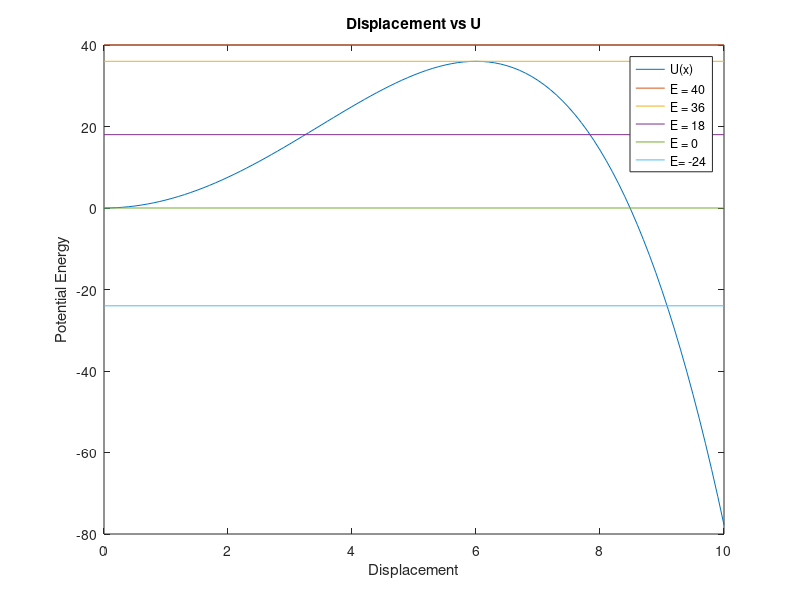
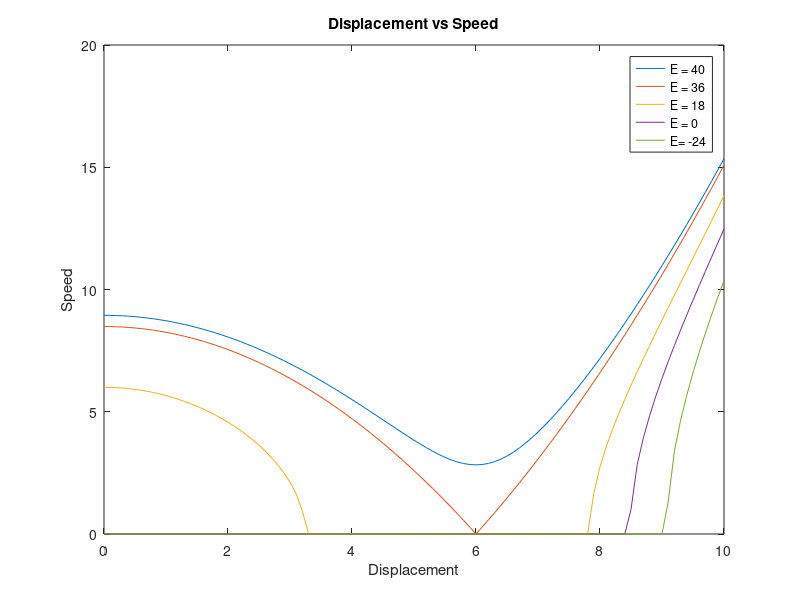
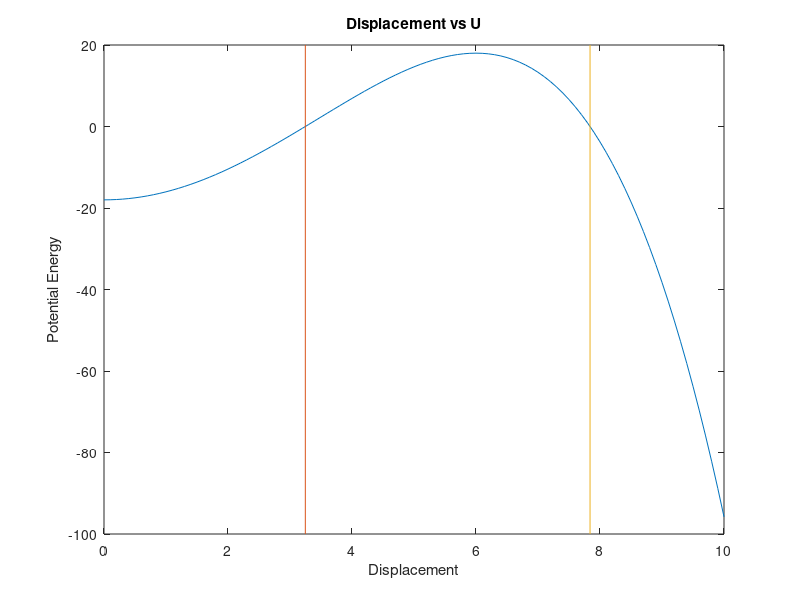

Here is the MATLAB script that generated these plots, in order:
%Problem 43, chapter 2
%Alessandro Di Gregorio
clear variables
clear all
close all

m=1;
k=4;
a=6;
E= [40, 36, 18, 0, -24];
xmax=10;
xmin=0;
nx= 101;
x= linspace(xmin, xmax, nx);
figure (1);

U=(k*(x.^2)/2)-((x.^4)*k)/(4*a^2);
%the constant of integration has been arbitrarily chosen to be 0
plot(x, U);

for i=1:5
  hold on;
  plot([xmin, xmax],[E(i), E(i)]);
endfor

xlabel("Displacement");
ylabel("Potential Energy");
title("Displacement vs U");
legend ({"U(x)", "E = 40", "E = 36", "E = 18", "E = 0", "E= -24"});
hold off;

figure (2);

for i= 1:5
 v=sqrt((E(i)-U)*(2/m));

 plot(x, v)
 xlabel("Displacement");
 ylabel("Speed");
 title("Displacement vs Speed");
 legend ({"E = 40", "E = 36", "E = 18", "E = 0", "E= -24"});

 hold on;

endfor

figure (3);
U18 = @(x) (k*(x.^2)/2)-((x.^4)*k)/(4*a^2)-18;

U18g = U-18;
plot(x, U18g);
hold on;


x1= fsolve(U18, 3);
x2= fsolve(U18, 8);

plot([x1, x1], [-100,20]);
hold on;
plot([x2, x2], [-100,20]);
xlabel("Displacement");
ylabel("Potential Energy");
title("Displacement vs U");
